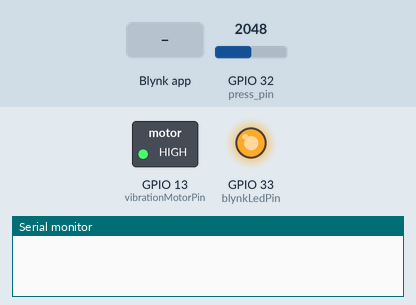
Simulated run of this sketch. Board: ESP32. Shown: switched loads named in the sketch (green lamp = pin HIGH), output pins drawn as LEDs (lit = HIGH), the last lines printed to the serial monitor. Dashed ring = blinking. The inputs (shaded band) are chosen by the test bench; at power-on: GPIO 32 (press_pin) = 2048. WiFi joins after 1.5 s; servers stay silent unless stated.

Above: at 3.0 s.
3.1 s: GPIO 32 (press_pin) set to 2075
At 9.6 s:
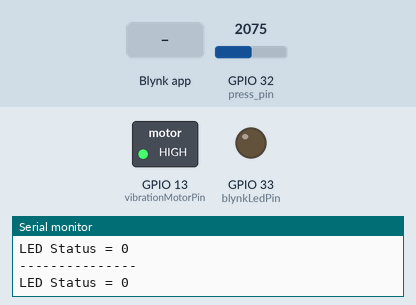
15.0 s: GPIO 32 (press_pin) set to 2047
At 16.2 s:
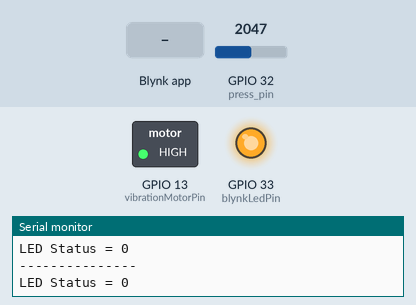
21.7 s: Blynk app writes 1 to V0
At 27.6 s:
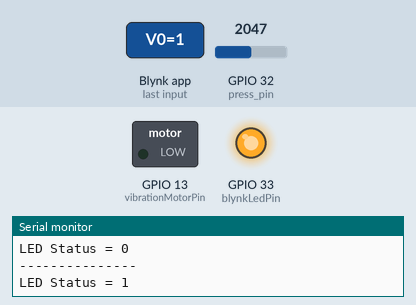
33.6 s: Blynk app writes 0 to V0
At 34.8 s:
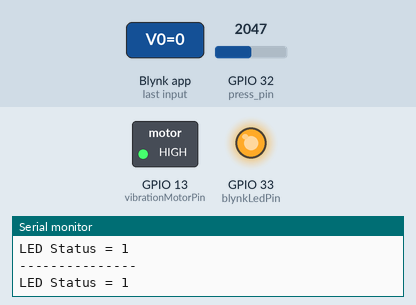
40.3 s: Blynk app writes 200 to V0
At 51.4 s:
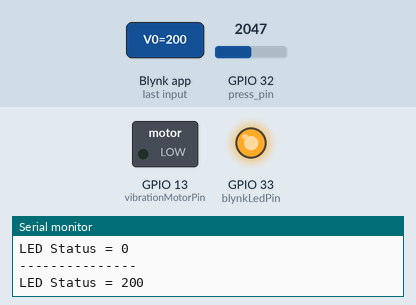
Timing chart, 0 to 53.2 s (numbered marks = the images above; inputs shaded):
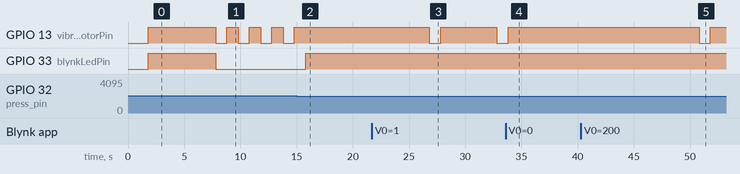

Measured:
- the behaviour switches between 2048 and 2049 on GPIO 32 (press_pin) (found by bisection; images 0 and 1)
- after the input at 3.1 s, GPIO 13 (vibrationMotorPin): alternates HIGH for 1.0 s and LOW for 1.0 s, starting after 4.7 s; GPIO 33 (blynkLedPin): HIGH → LOW after 4.7 s
- after the input at 15.0 s, GPIO 13 (vibrationMotorPin): stops changing and stays HIGH; GPIO 33 (blynkLedPin): LOW → HIGH after 0.81 s
- after the input at 21.7 s, GPIO 13 (vibrationMotorPin): HIGH → LOW after 5.1 s, → HIGH 1.0 s later, → LOW 5.0 s later
- after the input at 33.6 s, GPIO 13 (vibrationMotorPin): goes on until 33.8 s, then stays HIGH
- after the input at 40.3 s, GPIO 13 (vibrationMotorPin): HIGH → LOW after 10.5 s, → HIGH 1.0 s later

The sketch:

0904_kaihatu.ino
```cpp
#define BLYNK_PRINT Serial

/* Fill-in your Template ID (only if using Blynk.Cloud) */
#define BLYNK_TEMPLATE_ID "TMPL6tb7xB4vP"
#define BLYNK_DEVICE_NAME "schooMyIoT"
#define BLYNK_AUTH_TOKEN "XOyrGB63lhvQ57A2-G-mPeC6SSp-gnhL"

#define blynkLedPin 33 // BlynkステータスLEDのピン

#include <WiFi.h>
#include <WiFiClient.h>
#include <BlynkSimpleEsp32.h>

// You should get Auth Token in the Blynk App.
// Go to the Project Settings (nut icon).
char auth[] = "XOyrGB63lhvQ57A2-G-mPeC6SSp-gnhL";

// Your WiFi credentials.
// Set password to "" for open networks.
char ssid[] = "AP01-01";
char pass[] = "1qaz2wsx";

#define press_pin 32
#define vibrationMotorPin 13 // 振動モジュールの制御ピン

#define on HIGH
#define off LOW

int ledStatus = 0;

float ain, vo, rf;

void setup()
{
  Serial.begin(115200);
  pinMode(press_pin, INPUT);
  pinMode(vibrationMotorPin, OUTPUT); // 振動モジュールの制御ピン

  // Blynk初期化
  pinMode(blynkLedPin, OUTPUT);
  Blynk.begin(auth, ssid, pass);
}

void loop()
{
  Blynk.run(); // Blynkを実行

  // digitalWrite(vibrationMotorPin, !ledStatus);
  // Serial.println("---------------");
  // Serial.printf("LED Status = %d\r\n", ledStatus);

  ain = analogRead(press_pin);
  vo = ain * 3.3 / 4096;
  rf = 10000 * vo / (3.3 - vo);

  if (rf <= 10000)
  {
    digitalWrite(vibrationMotorPin, on);
    digitalWrite(blynkLedPin, on); // BlynkのLEDをON
    delay(5000);
  }
  else
  {
    digitalWrite(vibrationMotorPin, off);
    digitalWrite(blynkLedPin, off); // BlynkのLEDをOFF
    delay(1000);
  }

  digitalWrite(vibrationMotorPin, !ledStatus);
  Serial.println("---------------");
  Serial.printf("LED Status = %d\r\n", ledStatus);

  delay(1000);
}

BLYNK_WRITE(V0) // Blynk Virtual Pin
{
  ledStatus = param.asInt();
}
```
